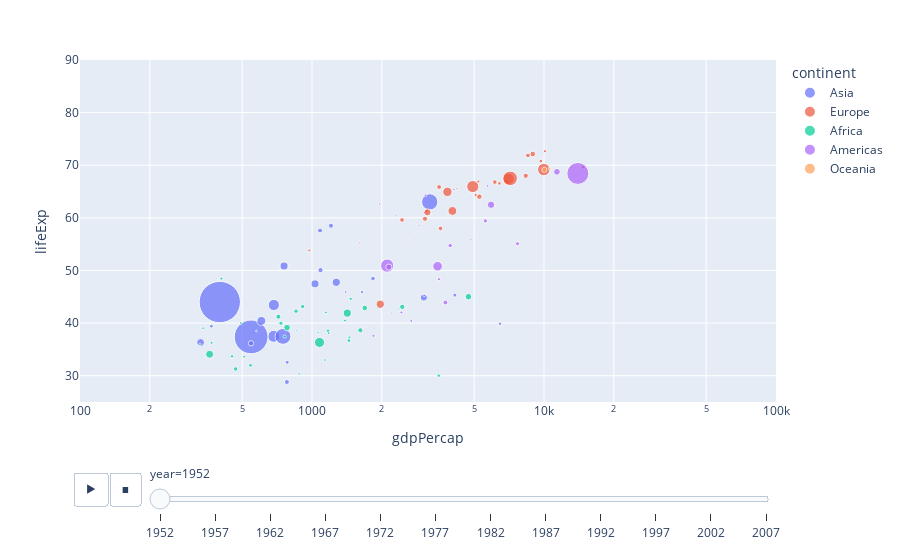

The code cell stored with this chart in its notebook:
### Markdown cell above
## Row {height=60%}

### Code cell
#| title: GDP and Life Expectancy 
px.scatter(  
  df, x="gdpPercap", y="lifeExp", 
  animation_frame="year", animation_group="country", 
  size="pop", color="continent", hover_name="country",
  log_x=True, size_max=45, 
  range_x=[100,100000], range_y=[25,90] 
)

### Figure 1 — Plotly figure (JSON) as saved in the notebook; plotly's stock layout.template omitted (floating-point values rounded to 4 significant figures)
{"data": [{"hovertemplate": "<b>%{hovertext}</b><br><br>continent=Asia<br>year=1952<br>gdpPercap=%{x}<br>lifeExp=%{y}<br>pop=%{marker.size}<extra></extra>", "hovertext": ["Afghanistan", "Bahrain", "Bangladesh", "Cambodia", "China", "Hong Kong, China", "India", "Indonesia", "Iran", "Iraq", "Israel", "Japan", "Jordan", "Korea, Dem. Rep.", "Korea, Rep.", "Kuwait", "Lebanon", "Malaysia", "Mongolia", "Myanmar", "Nepal", "Oman", "Pakistan", "Philippines", "Saudi Arabia", "Singapore", "Sri Lanka", "Syria", "Taiwan", "Thailand", "Vietnam", "West Bank and Gaza", "Yemen, Rep."], "ids": ["Afghanistan", "Bahrain", "Bangladesh", "Cambodia", "China", "Hong Kong, China", "India", "Indonesia", "Iran", "Iraq", "Israel", "Japan", "Jordan", "Korea, Dem. Rep.", "Korea, Rep.", "Kuwait", "Lebanon", "Malaysia", "Mongolia", "Myanmar", "Nepal", "Oman", "Pakistan", "Philippines", "Saudi Arabia", "Singapore", "Sri Lanka", "Syria", "Taiwan", "Thailand", "Vietnam", "West Bank and Gaza", "Yemen, Rep."], "legendgroup": "Asia", "marker": {"color": "#636efa", "size": [8425333, 120447, 46886859, 4693836, 556263527, 2125900, 372000000, 82052000, 17272000, 5441766, 1620914, 86459025, 607914, 8865488, 20947571, 160000, 1439529, 6748378, 800663, 20092996, 9182536, 507833, 41346560, 22438691, 4005677, 1127000, 7982342, 3661549, 8550362, 21289402, 26246839, 1030585, 4963829], "sizemode": "area", "sizeref": 651200.0, "symbol": "circle"}, "mode": "markers", "name": "Asia", "orientation": "v", "showlegend": true, "type": "scatter", "x": [779.4, 9867.0, 684.2, 368.5, 400.4, 3054.0, 546.6, 749.7, 3035.0, 4130.0, 4087.0, 3217.0, 1547.0, 1088.0, 1031.0, 108400.0, 4835.0, 1831.0, 786.6, 331, 545.9, 1828.0, 684.6, 1273.0, 6460.0, 2315.0, 1084.0, 1643.0, 1207.0, 757.8, 605.1, 1516.0, 781.7], "xaxis": "x", "y": [28.8, 50.94, 37.48, 39.42, 44, 60.96, 37.37, 37.47, 44.87, 45.32, 65.39, 63.03, 43.16, 50.06, 47.45, 55.56, 55.93, 48.46, 42.24, 36.32, 36.16, 37.58, 43.44, 47.75, 39.88, 60.4, 57.59, 45.88, 58.5, 50.85, 40.41, 43.16, 32.55], "yaxis": "y"}, {"hovertemplate": "<b>%{hovertext}</b><br><br>continent=Europe<br>year=1952<br>gdpPercap=%{x}<br>lifeExp=%{y}<br>pop=%{marker.size}<extra></extra>", "hovertext": ["Albania", "Austria", "Belgium", "Bosnia and Herzegovina", "Bulgaria", "Croatia", "Czech Republic", "Denmark", "Finland", "France", "Germany", "Greece", "Hungary", "Iceland", "Ireland", "Italy", "Montenegro", "Netherlands", "Norway", "Poland", "Portugal", "Romania", "Serbia", "Slovak Republic", "Slovenia", "Spain", "Sweden", "Switzerland", "Turkey", "United Kingdom"], "ids": ["Albania", "Austria", "Belgium", "Bosnia and Herzegovina", "Bulgaria", "Croatia", "Czech Republic", "Denmark", "Finland", "France", "Germany", "Greece", "Hungary", "Iceland", "Ireland", "Italy", "Montenegro", "Netherlands", "Norway", "Poland", "Portugal", "Romania", "Serbia", "Slovak Republic", "Slovenia", "Spain", "Sweden", "Switzerland", "Turkey", "United Kingdom"], "legendgroup": "Europe", "marker": {"color": "#EF553B", "size": [1282697, 6927772, 8730405, 2791000, 7274900, 3882229, 9125183, 4334000, 4090500, 42459667, 69145952, 7733250, 9504000, 147962, 2952156, 47666000, 413834, 10381988, 3327728, 25730551, 8526050, 16630000, 6860147, 3558137, 1489518, 28549870, 7124673, 4815000, 22235677, 50430000], "sizemode": "area", "sizeref": 651200.0, "symbol": "circle"}, "mode": "markers", "name": "Europe", "orientation": "v", "showlegend": true, "type": "scatter", "x": [1601.0, 6137.0, 8343.0, 973.5, 2444.0, 3119.0, 6876.0, 9692.0, 6425.0, 7030.0, 7144.0, 3531.0, 5264.0, 7268.0, 5210.0, 4931.0, 2648.0, 8942.0, 10100.0, 4029.0, 3068.0, 3145.0, 3581.0, 5075.0, 4215.0, 3834.0, 8528.0, 14730.0, 1969.0, 9980.0], "xaxis": "x", "y": [55.23, 66.8, 68, 53.82, 59.6, 61.21, 66.87, 70.78, 66.55, 67.41, 67.5, 65.86, 64.03, 72.49, 66.91, 65.94, 59.16, 72.13, 72.67, 61.31, 59.82, 61.05, 58.0, 64.36, 65.57, 64.94, 71.86, 69.62, 43.59, 69.18], "yaxis": "y"}, {"hovertemplate": "<b>%{hovertext}</b><br><br>continent=Africa<br>year=1952<br>gdpPercap=%{x}<br>lifeExp=%{y}<br>pop=%{marker.size}<extra></extra>", "hovertext": ["Algeria", "Angola", "Benin", "Botswana", "Burkina Faso", "Burundi", "Cameroon", "Central African Republic", "Chad", "Comoros", "Congo, Dem. Rep.", "Congo, Rep.", "Cote d'Ivoire", "Djibouti", "Egypt", "Equatorial Guinea", "Eritrea", "Ethiopia", "Gabon", "Gambia", "Ghana", "Guinea", "Guinea-Bissau", "Kenya", "Lesotho", "Liberia", "Libya", "Madagascar", "Malawi", "Mali", "Mauritania", "Mauritius", "Morocco", "Mozambique", "Namibia", "Niger", "Nigeria", "Reunion", "Rwanda", "Sao Tome and Principe", "Senegal", "Sierra Leone", "Somalia", "South Africa", "Sudan", "Swaziland", "Tanzania", "Togo", "Tunisia", "Uganda", "Zambia", "Zimbabwe"], "ids": ["Algeria", "Angola", "Benin", "Botswana", "Burkina Faso", "Burundi", "Cameroon", "Central African Republic", "Chad", "Comoros", "Congo, Dem. Rep.", "Congo, Rep.", "Cote d'Ivoire", "Djibouti", "Egypt", "Equatorial Guinea", "Eritrea", "Ethiopia", "Gabon", "Gambia", "Ghana", "Guinea", "Guinea-Bissau", "Kenya", "Lesotho", "Liberia", "Libya", "Madagascar", "Malawi", "Mali", "Mauritania", "Mauritius", "Morocco", "Mozambique", "Namibia", "Niger", "Nigeria", "Reunion", "Rwanda", "Sao Tome and Principe", "Senegal", "Sierra Leone", "Somalia", "South Africa", "Sudan", "Swaziland", "Tanzania", "Togo", "Tunisia", "Uganda", "Zambia", "Zimbabwe"], "legendgroup": "Africa", "marker": {"color": "#00cc96", "size": [9279525, 4232095, 1738315, 442308, 4469979, 2445618, 5009067, 1291695, 2682462, 153936, 14100005, 854885, 2977019, 63149, 22223309, 216964, 1438760, 20860941, 420702, 284320, 5581001, 2664249, 580653, 6464046, 748747, 863308, 1019729, 4762912, 2917802, 3838168, 1022556, 516556, 9939217, 6446316, 485831, 3379468, 33119096, 257700, 2534927, 60011, 2755589, 2143249, 2526994, 14264935, 8504667, 290243, 8322925, 1219113, 3647735, 5824797, 2672000, 3080907], "sizemode": "area", "sizeref": 651200.0, "symbol": "circle"}, "mode": "markers", "name": "Africa", "orientation": "v", "showlegend": true, "type": "scatter", "x": [2449.0, 3521.0, 1063.0, 851.2, 543.3, 339.3, 1173.0, 1071.0, 1179.0, 1103.0, 780.5, 2126.0, 1389.0, 2670.0, 1419.0, 375.6, 328.9, 362.1, 4293.0, 485.2, 911.3, 510.2, 299.9, 853.5, 298.8, 575.6, 2388.0, 1443.0, 369.2, 452.3, 743.1, 1968.0, 1688.0, 468.5, 2424.0, 761.9, 1077.0, 2719.0, 493.3, 879.6, 1450.0, 879.8, 1136.0, 4725.0, 1616.0, 1148.0, 716.7, 859.8, 1468.0, 734.8, 1147.0, 406.9], "xaxis": "x", "y": [43.08, 30.02, 38.22, 47.62, 31.98, 39.03, 38.52, 35.46, 38.09, 40.72, 39.14, 42.11, 40.48, 34.81, 41.89, 34.48, 35.93, 34.08, 37.0, 30, 43.15, 33.61, 32.5, 42.27, 42.14, 38.48, 42.72, 36.68, 36.26, 33.69, 40.54, 50.99, 42.87, 31.29, 41.73, 37.44, 36.32, 52.72, 40, 46.47, 37.28, 30.33, 32.98, 45.01, 38.63, 41.41, 41.22, 38.6, 44.6, 39.98, 42.04, 48.45], "yaxis": "y"}, {"hovertemplate": "<b>%{hovertext}</b><br><br>continent=Americas<br>year=1952<br>gdpPercap=%{x}<br>lifeExp=%{y}<br>pop=%{marker.size}<extra></extra>", "hovertext": ["Argentina", "Bolivia", "Brazil", "Canada", "Chile", "Colombia", "Costa Rica", "Cuba", "Dominican Republic", "Ecuador", "El Salvador", "Guatemala", "Haiti", "Honduras", "Jamaica", "Mexico", "Nicaragua", "Panama", "Paraguay", "Peru", "Puerto Rico", "Trinidad and Tobago", "United States", "Uruguay", "Venezuela"], "ids": ["Argentina", "Bolivia", "Brazil", "Canada", "Chile", "Colombia", "Costa Rica", "Cuba", "Dominican Republic", "Ecuador", "El Salvador", "Guatemala", "Haiti", "Honduras", "Jamaica", "Mexico", "Nicaragua", "Panama", "Paraguay", "Peru", "Puerto Rico", "Trinidad and Tobago", "United States", "Uruguay", "Venezuela"], "legendgroup": "Americas", "marker": {"color": "#ab63fa", "size": [17876956, 2883315, 56602560, 14785584, 6377619, 12350771, 926317, 6007797, 2491346, 3548753, 2042865, 3146381, 3201488, 1517453, 1426095, 30144317, 1165790, 940080, 1555876, 8025700, 2227000, 662850, 157553000, 2252965, 5439568], "sizemode": "area", "sizeref": 651200.0, "symbol": "circle"}, "mode": "markers", "name": "Americas", "orientation": "v", "showlegend": true, "type": "scatter", "x": [5911.0, 2677.0, 2109.0, 11370.0, 3940.0, 2144.0, 2627.0, 5587.0, 1398.0, 3522.0, 3048.0, 2428.0, 1840.0, 2195.0, 2899.0, 3478.0, 3112.0, 2480.0, 1952.0, 3759.0, 3082.0, 3023.0, 13990.0, 5717.0, 7690.0], "xaxis": "x", "y": [62.48, 40.41, 50.92, 68.75, 54.74, 50.64, 57.21, 59.42, 45.93, 48.36, 45.26, 42.02, 37.58, 41.91, 58.53, 50.79, 42.31, 55.19, 62.65, 43.9, 64.28, 59.1, 68.44, 66.07, 55.09], "yaxis": "y"}, {"hovertemplate": "<b>%{hovertext}</b><br><br>continent=Oceania<br>year=1952<br>gdpPercap=%{x}<br>lifeExp=%{y}<br>pop=%{marker.size}<extra></extra>", "hovertext": ["Australia", "New Zealand"], "ids": ["Australia", "New Zealand"], "legendgroup": "Oceania", "marker": {"color": "#FFA15A", "size": [8691212, 1994794], "sizemode": "area", "sizeref": 651200.0, "symbol": "circle"}, "mode": "markers", "name": "Oceania", "orientation": "v", "showlegend": true, "type": "scatter", "x": [10040.0, 10560.0], "xaxis": "x", "y": [69.12, 69.39], "yaxis": "y"}], "layout": {"autosize": true, "legend": {"itemsizing": "constant", "title": {"text": "continent"}, "tracegroupgap": 0}, "margin": {"t": 60}, "sliders": [{"active": 0, "currentvalue": {"prefix": "year="}, "len": 0.9, "pad": {"b": 10, "t": 60}, "steps": [{"args": [["1952"], {"frame": {"duration": 0, "redraw": false}, "fromcurrent": true, "mode": "immediate", "transition": {"duration": 0, "easing": "linear"}}], "label": "1952", "method": "animate"}, {"args": [["1957"], {"frame": {"duration": 0, "redraw": false}, "fromcurrent": true, "mode": "immediate", "transition": {"duration": 0, "easing": "linear"}}], "label": "1957", "method": "animate"}, {"args": [["1962"], {"frame": {"duration": 0, "redraw": false}, "fromcurrent": true, "mode": "immediate", "transition": {"duration": 0, "easing": "linear"}}], "label": "1962", "method": "animate"}, {"args": [["1967"], {"frame": {"duration": 0, "redraw": false}, "fromcurrent": true, "mode": "immediate", "transition": {"duration": 0, "easing": "linear"}}], "label": "1967", "method": "animate"}, {"args": [["1972"], {"frame": {"duration": 0, "redraw": false}, "fromcurrent": true, "mode": "immediate", "transition": {"duration": 0, "easing": "linear"}}], "label": "1972", "method": "animate"}, {"args": [["1977"], {"frame": {"duration": 0, "redraw": false}, "fromcurrent": true, "mode": "immediate", "transition": {"duration": 0, "easing": "linear"}}], "label": "1977", "method": "animate"}, {"args": [["1982"], {"frame": {"duration": 0, "redraw": false}, "fromcurrent": true, "mode": "immediate", "transition": {"duration": 0, "easing": "linear"}}], "label": "1982", "method": "animate"}, {"args": [["1987"], {"frame": {"duration": 0, "redraw": false}, "fromcurrent": true, "mode": "immediate", "transition": {"duration": 0, "easing": "linear"}}], "label": "1987", "method": "animate"}, {"args": [["1992"], {"frame": {"duration": 0, "redraw": false}, "fromcurrent": true, "mode": "immediate", "transition": {"duration": 0, "easing": "linear"}}], "label": "1992", "method": "animate"}, {"args": [["1997"], {"frame": {"duration": 0, "redraw": false}, "fromcurrent": true, "mode": "immediate", "transition": {"duration": 0, "easing": "linear"}}], "label": "1997", "method": "animate"}, {"args": [["2002"], {"frame": {"duration": 0, "redraw": false}, "fromcurrent": true, "mode": "immediate", "transition": {"duration": 0, "easing": "linear"}}], "label": "2002", "method": "animate"}, {"args": [["2007"], {"frame": {"duration": 0, "redraw": false}, "fromcurrent": true, "mode": "immediate", "transition": {"duration": 0, "easing": "linear"}}], "label": "2007", "method": "animate"}], "x": 0.1, "xanchor": "left", "y": 0, "yanchor": "top"}], "updatemenus": [{"buttons": [{"args": [null, {"frame": {"duration": 500, "redraw": false}, "fromcurrent": true, "mode": "immediate", "transition": {"duration": 500, "easing": "linear"}}], "label": "&#9654;", "method": "animate"}, {"args": [[null], {"frame": {"duration": 0, "redraw": false}, "fromcurrent": true, "mode": "immediate", "transition": {"duration": 0, "easing": "linear"}}], "label": "&#9724;", "method": "animate"}], "direction": "left", "pad": {"r": 10, "t": 70}, "showactive": false, "type": "buttons", "x": 0.1, "xanchor": "right", "y": 0, "yanchor": "top"}], "xaxis": {"anchor": "y", "domain": [0, 1], "range": [2, 5], "title": {"text": "gdpPercap"}, "type": "log"}, "yaxis": {"anchor": "x", "domain": [0, 1], "range": [25, 90], "title": {"text": "lifeExp"}, "type": "linear"}}}
